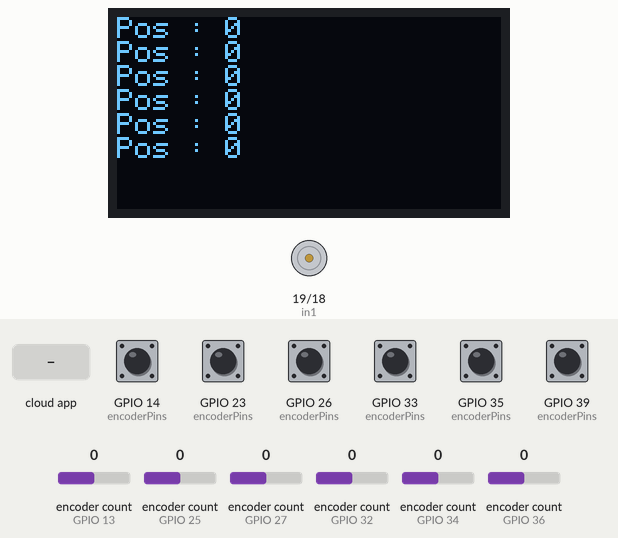
This sketch was run on a simulated ESP32-S3. On the bench: 128×64 one-colour display, motor-driver pin pairs drawn as motors (green arrow = first pin HIGH = forward, orange = second pin HIGH = backward, longer = more drive). The test bench sets the inputs (shaded band); at power-on: GPIO 14 (encoderPins), GPIO 23 (encoderPins), GPIO 26 (encoderPins), GPIO 33 (encoderPins), GPIO 35 (encoderPins), GPIO 39 (encoderPins) HIGH, encoder count (sensors on GPIO 13, GPIO 25, GPIO 27, GPIO 32, GPIO 34, GPIO 36) 0. The ROS host is connected and sends only what is stated.

Above: at 3.2 s.
3.3 s: the phone or cloud app sets config_int64 to 0
At 3.37 s:
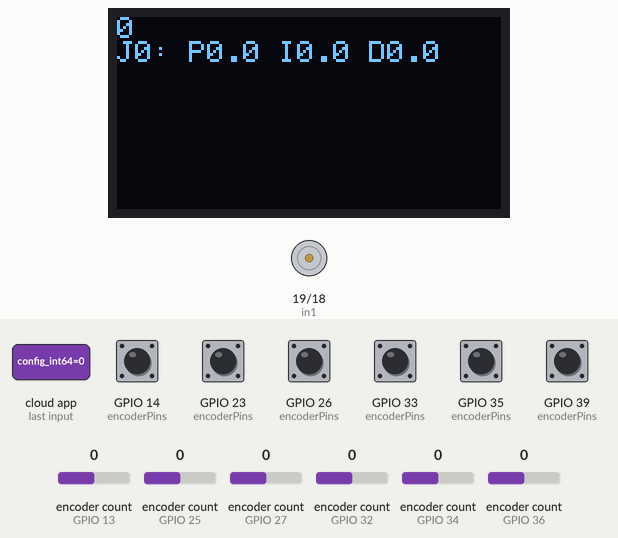
4.9 s: the phone or cloud app sets joint_states_int64 to 0
At 6.1 s:
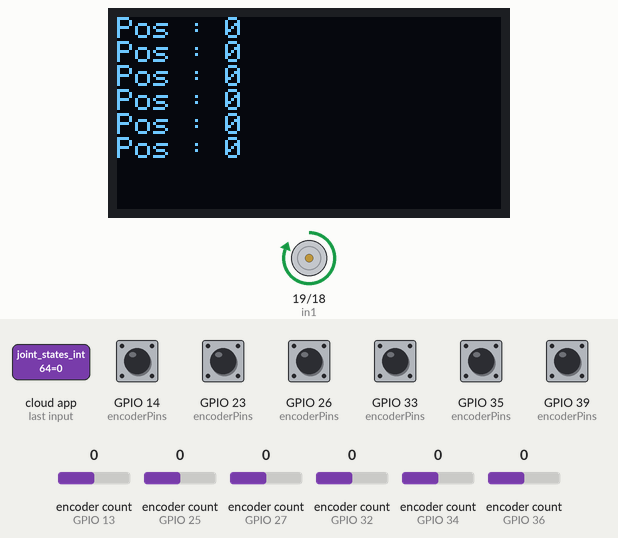
6.4 s: encoder count (sensor on GPIO 13) set to 1
8.0 s: the phone or cloud app sets config_int64 to 1
At 8.07 s:
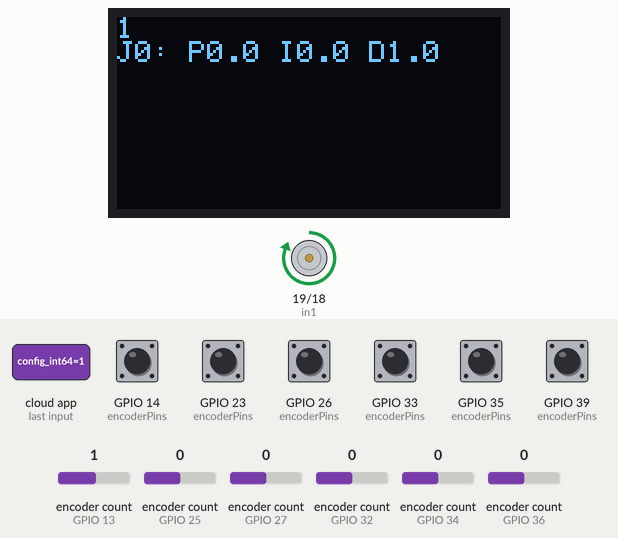
9.6 s: encoder count (sensor on GPIO 25) set to 1
At 10.6 s:
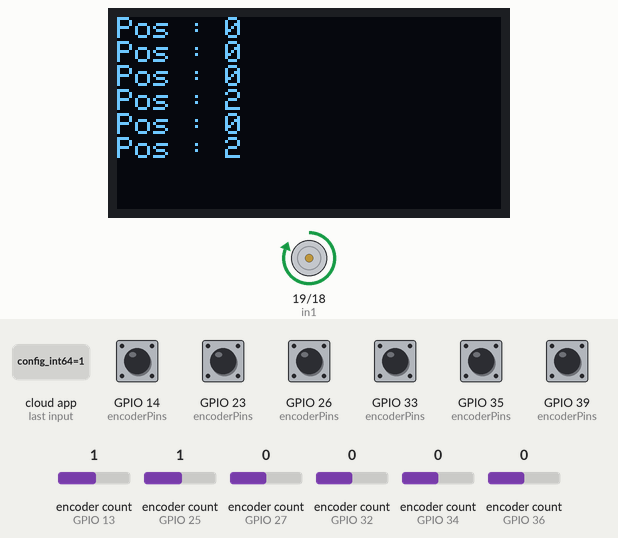
11.2 s: encoder count (sensor on GPIO 27) set to 1
Timing chart, 0 to 13.8 s (numbered marks = the images above; inputs shaded):
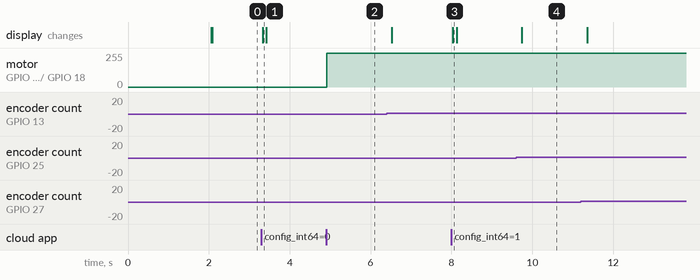

The sketch:

ros_arm_int32_V1.1.ino
```cpp
#include <micro_ros_arduino.h>
#include <stdio.h>
#include <rcl/rcl.h>
#include <rcl/error_handling.h>
#include <rclc/rclc.h>
#include <rclc/executor.h>
#include <std_msgs/msg/int32.h>
#include <std_msgs/msg/int64.h>
#include <Adafruit_SSD1306.h>
#include <Adafruit_GFX.h>
#include <Adafruit_PWMServoDriver.h>
#include <Wire.h>
#include <RotaryEncoder.h>
#include <PID_v1.h>

// V1.1 connecting the controlls to the feedbaack

//* £££££££££££££££££££££££££ Parameters ££££££££££££££££££££££££££££££££££££££££££££££££££££

const int DEADBAND = 100;  // Encoder ticks tolerance
const float rad_to_tick_scale = 110000/3.14;

unsigned long lastDisplayUpdate = 0;
unsigned long UdapteDisplayEvery = 100;


//*===================== Micro-ros elemints ==============================
rcl_subscription_t subscriber;
std_msgs__msg__Int64 msg;

rcl_subscription_t config_subscriber;
std_msgs__msg__Int64 config_msg;

rclc_executor_t executor;
rclc_support_t support;
rcl_allocator_t allocator;
rcl_node_t node;
rcl_timer_t timer;

//* &&&&&&&&&&&&&&&&&&&&&& Hardware setup &&&&&&&&&&&&&&&&&&&&&&&&&&&&&&&&&&&&&

#define LED_PIN 13

#define RCCHECK(fn) { rcl_ret_t temp_rc = fn; if((temp_rc != RCL_RET_OK)){error_loop();}}
#define RCSOFTCHECK(fn) { rcl_ret_t temp_rc = fn; if((temp_rc != RCL_RET_OK)){}}

//* OLED Setup
#define SCREEN_WIDTH 128
#define SCREEN_HEIGHT 64
#define OLED_RESET    -1
Adafruit_SSD1306 display(SCREEN_WIDTH, SCREEN_HEIGHT, &Wire, OLED_RESET);
#define SSD1306_I2C_ADDRESS 0x3c


//* motor setup
// Motor A joint 5 connections
int in1 = 19;
int in2 = 18;

// Motor Channels (adjust per wiring)
int motorChannels[5][3] = {
    {0, 1, 2},  // Joint 1: PWM, IN1, IN2
    {5, 4, 3},  // Joint 2
    {6, 7, 8},  // Joint 3
    {11, 10, 9},  // Joint 4
    {12, 13, 14},  // Joint 5
  };

//* PCA96685 setup
Adafruit_PWMServoDriver pwm = Adafruit_PWMServoDriver();
const int PWM_MIN = 2600;
const int PWM_MAX = 4095;


//* Encoder setup
int encoderPins[6][2] = {{36, 39}, {34, 35}, {32, 33}, {25, 26}, {27, 14}, {13, 23}};  // Encoder Pins  //! dont use GPIO19: USB D+ (Data Positive), GPIO20: USB D- (Data Negative), GPIO43: USB-JTAG D-, GPIO44: USB-JTAG D+, GPIO0: Boot mode select (HIGH = Normal boot, LOW = Download mode), GPIO45: VSPI CS (Strapping pin for boot voltage), GPIO46: Input-only but used for boot strapping
// A pointer to the dynamic created rotary encoder instance.
// This will be done in setup()
RotaryEncoder* encoders[6]; // Array of encoder objects

// @brief The interrupt service routine will be called on any change of one of the input signals.
void IRAM_ATTR isrEncoder0()
{
  encoders[0]->tick(); // just call tick() to check the state.
}
void IRAM_ATTR isrEncoder1() { encoders[1]->tick(); }
void IRAM_ATTR isrEncoder2() { encoders[2]->tick(); }
void IRAM_ATTR isrEncoder3() { encoders[3]->tick(); }
void IRAM_ATTR isrEncoder4() { encoders[4]->tick(); }
void IRAM_ATTR isrEncoder5() { encoders[5]->tick(); }

void (*isrFunctions[6])() = {isrEncoder0, isrEncoder1, isrEncoder2, isrEncoder3, isrEncoder4, isrEncoder5};


//* PID setup
// PID Parameters
double Kp[6] = {0.05, 0.000000005, 0.05, 0.05, 0.05, 0.05 };  //TODO Start with these values and tune
double Ki[6] = {1.0, 1.0, 1.0, 1.0, 1.0, 1.0};
double Kd[6] = {0.0, 0.0, 0.0, 0.0, 0.0, 0.0};

// PID Variables
double setpoint[6] = {0};
double input[6] = {0};
double output[6] = {0};

// PID Object
PID myPID[6] = {
    PID(&input[0], &output[0], &setpoint[0], Kp[0], Ki[0], Kd[0], DIRECT),
    PID(&input[1], &output[1], &setpoint[1], Kp[1], Ki[1], Kd[1], DIRECT),
    PID(&input[2], &output[2], &setpoint[2], Kp[2], Ki[2], Kd[2], DIRECT),
    PID(&input[3], &output[3], &setpoint[3], Kp[3], Ki[3], Kd[3], DIRECT),
    PID(&input[4], &output[4], &setpoint[4], Kp[4], Ki[4], Kd[4], DIRECT),
    PID(&input[5], &output[5], &setpoint[5], Kp[5], Ki[5], Kd[5], DIRECT),
  };


//* ^^^^^^^^^^^^^^^^^^^^^^^^^ Functions ^^^^^^^^^^^^^^^^^^^^^^^^^^^^^^^^^^^^^^^
void error_loop(){
  while(1){
    digitalWrite(LED_PIN, !digitalRead(LED_PIN));
    delay(100);
  }
}

void controlMotor(int joint) {
    input[joint] = encoders[joint]->getPosition();
    myPID[joint].Compute();

    if (abs(input[joint] - setpoint[joint]) > DEADBAND) {
        int pwmVal = constrain(abs(output[joint]), PWM_MIN, PWM_MAX);

        if(joint == 5) {
            // L298N Control for Joint 5 using GPIOs 11,12,13
            digitalWrite(in2, (output[joint] > 0) ? HIGH : LOW);  // IN1
            digitalWrite(in1, (output[joint] > 0) ? LOW : HIGH);  // IN2
            pwm.setPWM(15, 0, pwmVal);        // PWM
        } else {
            // PCA9685 Control for other joints
            int in1 = (output[joint] > 0) ? 4096 : 0;
            int in2 = (output[joint] > 0) ? 0 : 4096;
            pwm.setPWM(motorChannels[joint][1], in1, 4096 - in1);  // IN1
            pwm.setPWM(motorChannels[joint][2], in2, 4096 - in2);  // IN2
            pwm.setPWM(motorChannels[joint][0], 0, pwmVal);        // PWM
        }
    } else {
        if(joint == 5) {
            // Brake for Joint 5
            digitalWrite(11, LOW);
            digitalWrite(12, LOW);
            analogWrite(13, 0);
        } else {
            // PCA9685 Brake for other joints
            pwm.setPWM(motorChannels[joint][0], 0, 4096);
        }
    }
}


//*+++++++++++++++++++++++++ Callbacks ++++++++++++++++++++++++++++++++++++++++

void subscription_callback(const void * msgin)
{
  const std_msgs__msg__Int64 * msg = (const std_msgs__msg__Int64 *)msgin;
  int64_t data = msg->data;

    // // Verify the message starts with '1' (19-digit number)
    // if (data < 1000000000000000000 || data >= 2000000000000000000) {
    //     display.clearDisplay();
    //     display.setCursor(0, 0);
    //     display.println("INVALID MSG");
    //     display.display();
    //     return;
    // }

    // Remove the leading '1'
    data %= 1000000000000000000LL;  // Remove first digit

    // Extract each 3-digit group (right to left)
    int values[6];
    for (int i = 5; i >= 0; i--) {
        values[i] = data % 1000;  // Get last 3 digits
        data /= 1000;              // Remove those digits
    }

    // Update setpoints
    for (int joint = 0; joint < 6; joint++) {
        // Convert to position: (value/100.0) - 3.14
        setpoint[joint] = ((values[joint] * 0.01f) - 3.14f)*rad_to_tick_scale ;
    }

    // Optional display update
    // display.clearDisplay();
    // display.setCursor(0, 0);
    // display.printf("J0: %.2f rad", setpoint[0]);
    // display.println();
    // display.printf("J1: %.2f rad", setpoint[1]);
    // display.println();
    // display.printf("J2: %.2f rad", setpoint[2]);
    // display.println();
    // display.printf("J3: %.2f rad", setpoint[3]);
    // display.println();
    // display.printf("J4: %.2f rad", setpoint[4]);
    // display.println();
    // display.printf("J5: %.2f rad", setpoint[5]);
    // display.println();
    // display.display();
}


void config_callback(const void * msgin)
{
  const std_msgs__msg__Int64 * msg = (const std_msgs__msg__Int64 *)msgin;
  int32_t raw_value = msg->data;

  // Extract components with proper digit grouping
    int joint = raw_value / 100000000;       // 1 digit (10^8)
    double kp = (raw_value % 100000000) / 1000000.0;  // Next 3 digits 00.0
    double ki = (raw_value % 100000) / 1000.0;      // Next 2 digits 00.0
    double kd = (raw_value % 100) / 1.0;          // Last 3 digits 00

    // Validate joint
    if (joint < 0 || joint >= 6){
      display.setCursor(0, 0);
      display.clearDisplay();
      display.println("WRONG VALUE");
      display.display();
      return;
    }

    // Update PID
    Kp[joint] = kp;
    Ki[joint] = ki;
    Kd[joint] = kd;
    myPID[joint].SetTunings(kp, ki, kd);

    // Display update
    display.setCursor(0, 0);
    display.clearDisplay();
    display.println(msg->data);
    display.printf("J%d: P%.1f I%.1f D%.1f", joint, kp, ki, kd);
    display.display();

}


//* %%%%%%%%%%%%%%%%%%%%%%%%% Main Voids %%%%%%%%%%%%%%%%%%%%%%%%%%%%%%%%%%%%%%%%%%%%%%%%%%%%%%

void setup() {
  set_microros_transports();

  pinMode(LED_PIN, OUTPUT);
  digitalWrite(LED_PIN, HIGH);

  delay(2000);

  allocator = rcl_get_default_allocator();

  //create init_options
  RCCHECK(rclc_support_init(&support, 0, NULL, &allocator));

  // create node
  RCCHECK(rclc_node_init_default(&node, "micro_ros_ESP32_node", "", &support));

  // create subscriber
  RCCHECK(rclc_subscription_init_default(
    &subscriber,
    &node,
    ROSIDL_GET_MSG_TYPE_SUPPORT(std_msgs, msg, Int64),
    "joint_states_int64"));

  RCCHECK(rclc_subscription_init_default(
    &config_subscriber,
    &node,
    ROSIDL_GET_MSG_TYPE_SUPPORT(std_msgs, msg, Int64),
    "config_int64"));

  // create executor
  RCCHECK(rclc_executor_init(&executor, &support.context, 2, &allocator));
  RCCHECK(rclc_executor_add_subscription(&executor, &subscriber, &msg, &subscription_callback, ON_NEW_DATA));
  RCCHECK(rclc_executor_add_subscription(&executor, &config_subscriber, &config_msg, &config_callback, ON_NEW_DATA));

  //* Initialize I2C
  Wire.begin(21,22); // SDA, SCL

  //* Initialize OLED
  if(!display.begin(SSD1306_SWITCHCAPVCC, SSD1306_I2C_ADDRESS)) {
      Serial.println(F("SSD1306 allocation failed"));
      for(;;); // Don't proceed, loop forever
    }
  display.clearDisplay();
  display.setTextColor(SSD1306_WHITE);
  display.println("Ready");
  display.display();


  //* Initialize the motor
  pinMode(in1, OUTPUT);
  pinMode(in2, OUTPUT);


  //* Initialize the PCA96685 pins to off
  pwm.begin();
  pwm.setPWMFreq(20000);
  for (int k = 0; k < 16; k++){
        pwm.setPWM(k, 0, 4096); // turns pin fully off
    }


  //* Initialize the Encoders
  for (int i = 0; i < 6; i++){
    encoders[i] = new RotaryEncoder(encoderPins[i][0], encoderPins[i][1], RotaryEncoder::LatchMode::TWO03);
    attachInterrupt(encoderPins[i][0], isrFunctions[i], CHANGE);
    attachInterrupt(encoderPins[i][1], isrFunctions[i], CHANGE);
  }


  //* Initialize PID
  for (int i = 0; i < 6; i++) {
    myPID[i].SetMode(AUTOMATIC);
    myPID[i].SetOutputLimits(-PWM_MAX, PWM_MAX);
    myPID[i].SetSampleTime(1);
  }

}

void loop() {
  static unsigned long lastUpdate = millis();

  // Run PID control at 50Hz
  if (millis() - lastUpdate >= 20) {
    for (int i = 0; i < 6; i++) {
      controlMotor(i);
    }
    lastUpdate = millis();
  }

  // Display update
  if (millis() - lastDisplayUpdate > UdapteDisplayEvery) {
        display.clearDisplay();
        display.setCursor(0, 0); // Reset cursor to top-left corner
        for (int i = 0; i < 6; i++) {
        display.printf("Pos : %ld\n", encoders[i]->getPosition());
        }
        display.display();
        lastDisplayUpdate = millis();
      }

  // Handle micro-ROS messages
  RCCHECK(rclc_executor_spin_some(&executor, RCL_MS_TO_NS(100)));
}
```

Measured:
- after the input at 3.3 s, the display: changes at once (image 1)
- after the input at 4.9 s, motor on GPIO 19 (in1) / GPIO 18 (in2): stopped → forward 255/255 at once
- after the input at 8.0 s, the display: changes at once (image 3)
- after the input at 9.6 s, the display: changes after 0.14 s (image 4)
